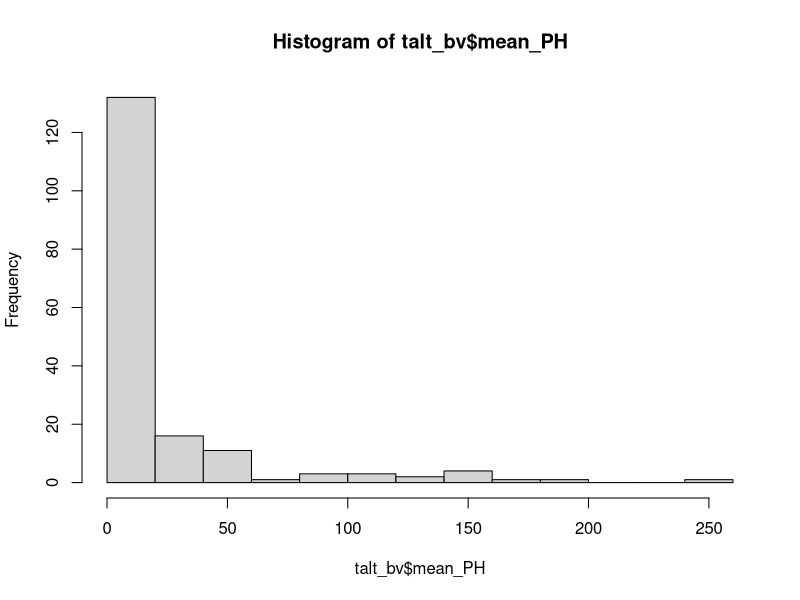
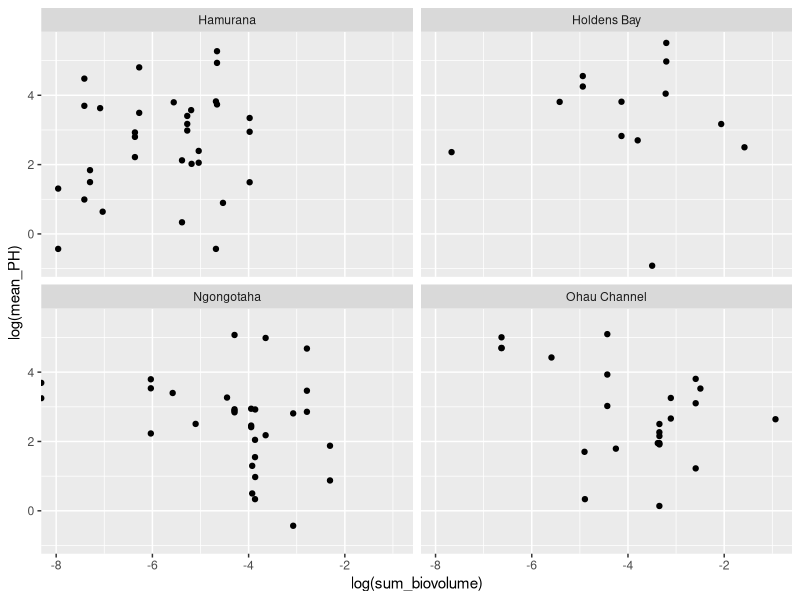
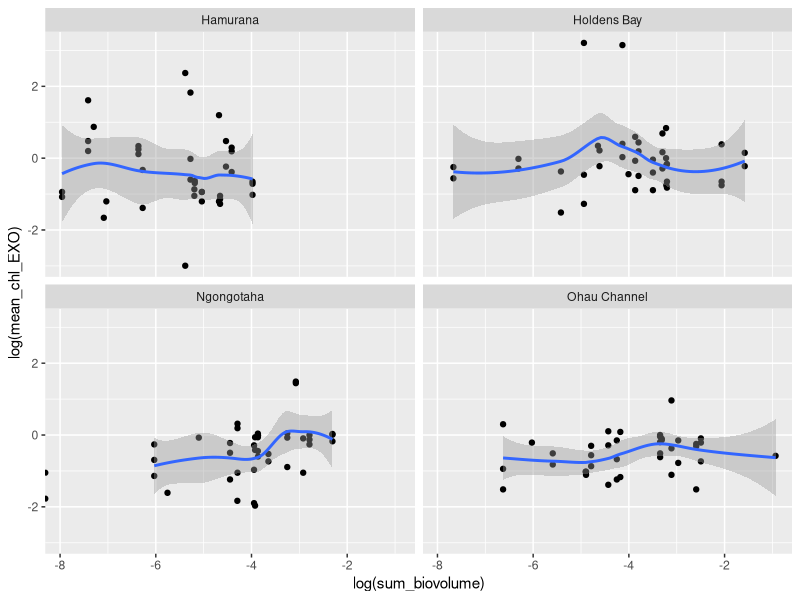
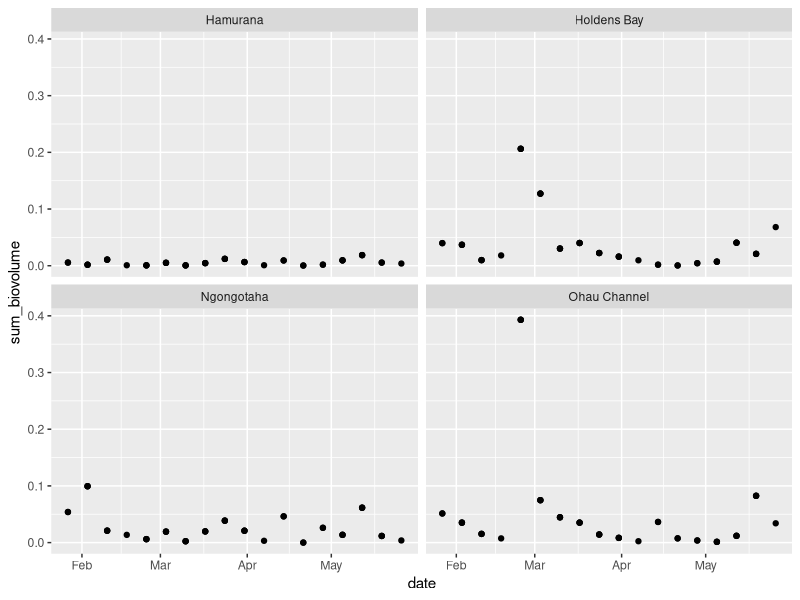
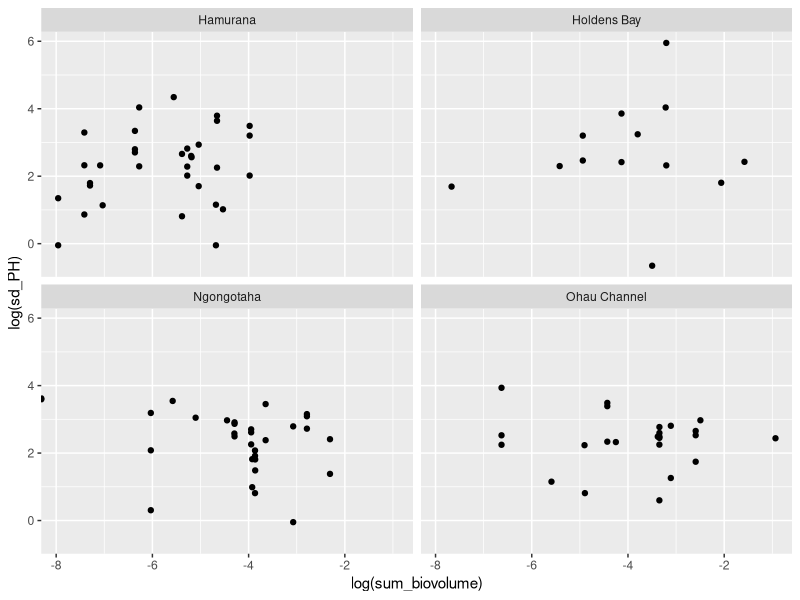
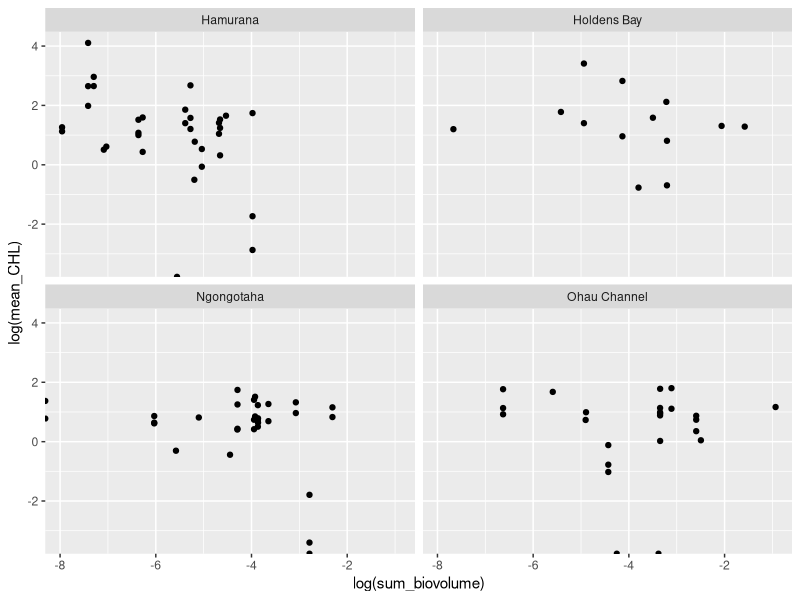
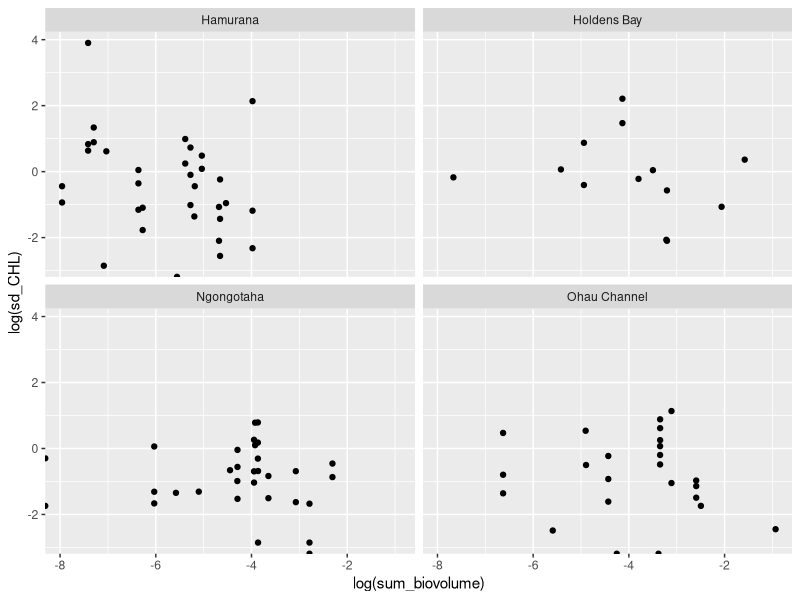
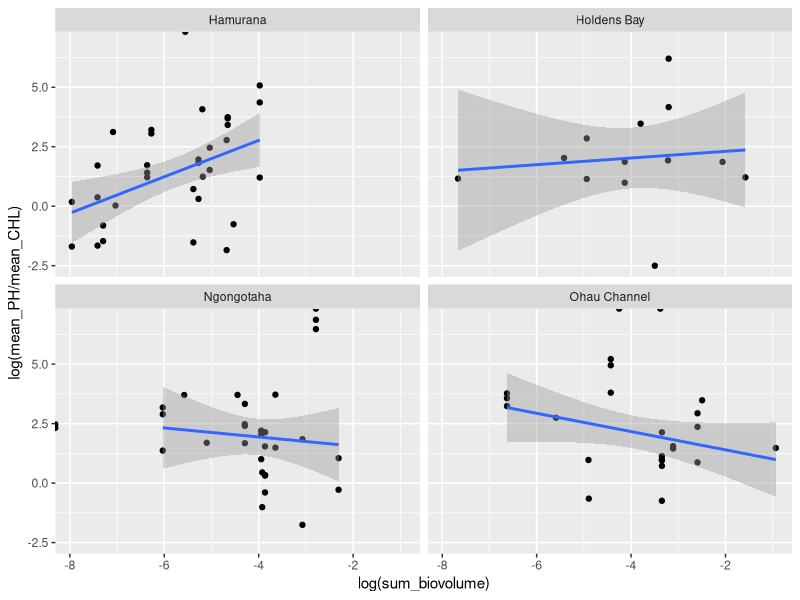

Generate these figures, in order, with R:
# forecast with TALT data
library(tidyverse)

# read in targets
targets <- read.csv('./data/biovolume_targets.csv')
targets$date <- as.Date(targets$date)
targets <- targets %>% 
  arrange(date, Site) %>% 
  filter(!is.na(date))

################################################################################
# read in TALT shoreline data

talt <- read.csv('./data/talt_cyano/talt_cyano_formatted_2025-01-20_2025-05-28.csv')
talt <- talt %>% 
  select(Date, Site, Rep, FQ_PH, FQ_chl, chl_RFU) %>% 
  rename(date = Date)
talt$date <- as.Date(talt$date)

# calculate mean and sd over the reps
talt <- talt %>% 
  group_by(Site, date) %>% 
  summarise(mean_PH = mean(FQ_PH, na.rm = TRUE),
         sd_PH = sd(FQ_PH, na.rm = TRUE),
         mean_CHL = mean(FQ_chl, na.rm = TRUE),
         sd_CHL = sd(FQ_chl, na.rm = TRUE),
         mean_chl_EXO = mean(chl_RFU, na.rm = TRUE),
         sd_chl_EXO = sd(chl_RFU, na.rm = TRUE))

# rename the two sites to match with BOPRC
talt <- talt %>% 
  mutate(Site = ifelse(Site=='Hamurana (bridge)', 'Hamurana', Site),
         Site = ifelse(Site=="Hannah's Bay", 'Holdens Bay',  Site)) 

# add a match date column so that TALT data can be attributed to boprc targets between sampling
talt <- talt %>% 
  rename(talt_date = date) %>% 
  group_by(Site) %>% 
  mutate(date = targets$date[findInterval(talt_date, targets$date)])


################################################################################
# combine the dataframes
talt_bv <- left_join(targets, talt)

# remove days from before TALT sampling started
talt_bv <- talt_bv %>% 
  filter(date > min(talt$date))

hist(talt_bv$mean_PH)
quantile(talt_bv$mean_PH, probs = 0.75)

talt_bv %>% 
  filter(mean_PH > .1) %>% 
  ggplot(aes(x = log(sum_biovolume), y = log(mean_PH))) +
  geom_point() +
  facet_wrap(~Site)

ggplot(talt_bv, aes(x = log(sum_biovolume), y = log(mean_chl_EXO))) +
  geom_point() +
  facet_wrap(~Site) +
  geom_smooth()

ggplot(talt_bv, aes(x = date, y = sum_biovolume)) +
  geom_point() +
  facet_wrap(~Site) 

talt_bv %>% 
  filter(mean_PH > .1) %>% 
  ggplot(aes(x = log(sum_biovolume), y = log(sd_PH))) +
  geom_point() +
  facet_wrap(~Site)

talt_bv %>% 
  filter(mean_PH > .1) %>% 
  ggplot(aes(x = log(sum_biovolume), y = log(mean_CHL))) +
  geom_point() +
  facet_wrap(~Site)

talt_bv %>% 
  filter(mean_PH > .1) %>% 
  ggplot(aes(x = log(sum_biovolume), y = log(sd_CHL))) +
  geom_point() +
  facet_wrap(~Site)

talt_bv %>% 
  filter(mean_PH > .1) %>% 
  ggplot(aes(x = log(sum_biovolume), y = log(mean_PH/mean_CHL))) +
  geom_point() +
  facet_wrap(~Site) +
  geom_smooth(method = 'lm')

# take the mean of samples taken over the precious week
talt_bv_summ <- talt_bv %>% 
  group_by(Site, date, log_biovolume) %>% 
  summarise(mean_PH= mean(mean_PH),
         mean_CHL = mean(mean_CHL),
         sd_PH = sd(sd_PH),
         sd_CHL = sd(sd_CHL)) %>% 
  mutate(log_mean_PH = log(mean_PH),
         log_mean_CHL = log(mean_CHL)) %>% 
  filter(is.finite(log_mean_CHL))

fit <- lm(log_biovolume ~ log(mean_chl_EXO),
          data = talt_bv)
summary(fit)

library(mgcv)
fitgam <- gam(log_biovolume ~ s(log_mean_PH), data = talt_bv_summ)
summary(fitgam)

# log(sd_PH) + log(sd_CHL) +  log(mean_CHL) 
# model bv_t+1 = mean(talt_phyco_t) + sd(talt_phyco_t) + talt_phyco_t/talt_chl_t

# do first using data from same site

# then do three neighboring sites

# then do all sites?
